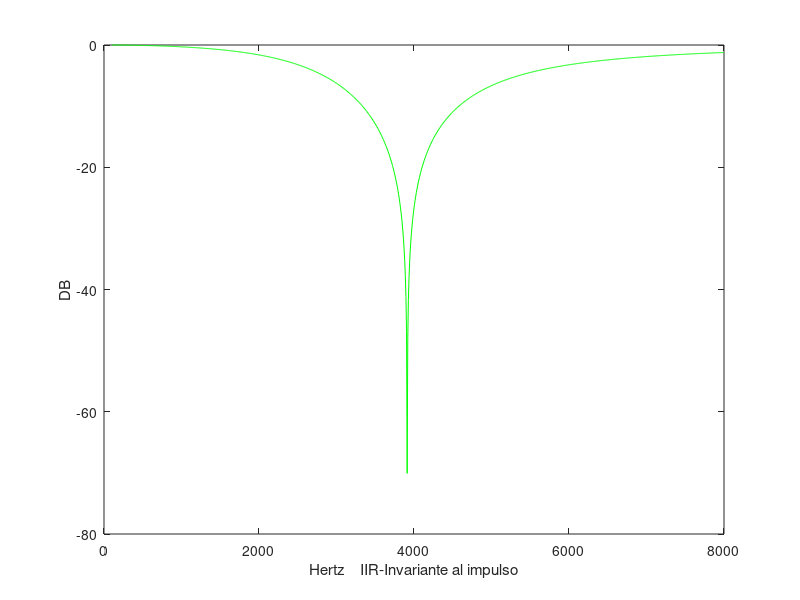
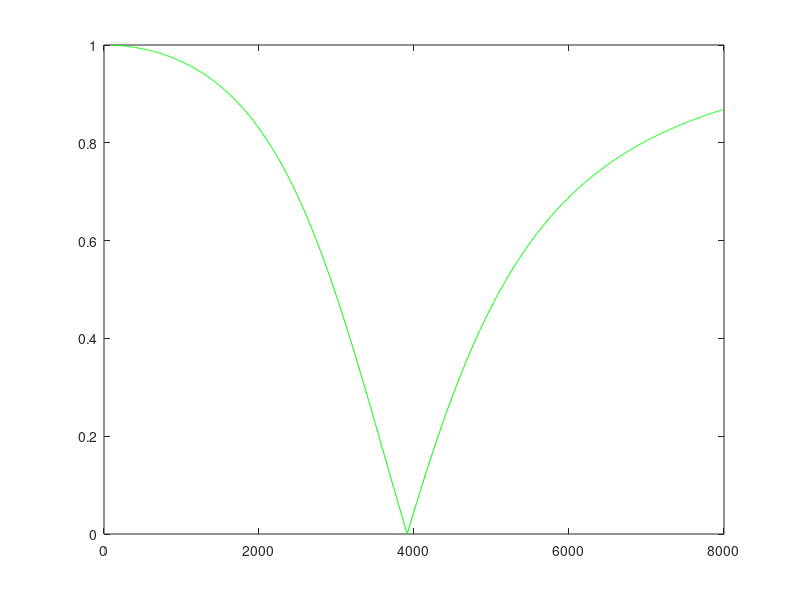

The MATLAB source for these figures, in order:
close all

%Notch

fs=48e3
T=1/fs
fc=4000;
wc=2*pi*fc;
%T=1/44100;

%Parte analogica
q=1;
a=1/(wc^2);
b=1/(q*wc);



sigma=1
mu=(2*T^2-8*a)/(4*a+T^2)
alpha=(1/2)*(4*a+T^2)/(4*a+2*b*T+T^2)

beta=(1/2)*(4*a-2*b*T+T^2)/(4*a+2*b*T+T^2)
gamma=-(1/2)*(-8*a+2*T^2)/(4*a+2*b*T+T^2)

cos_theta_0=(gamma)/(beta+0.5)

%n=[alpha mu*alpha sigma*alpha];
n=[alpha alpha*(-2)*cos_theta_0 alpha];

d=[0.5  -gamma  beta];


%=======================================================
f=linspace(100,8000,1000); %Desde,hasta,Nro de puntos 
s = exp(sqrt(-1)*2*pi*f*T);
h = polyval(n,s) ./ polyval(d,s);
%================================================================






mag=abs(h);
magdb=20*log10(mag);
plot(f,magdb,'g')
ylabel('DB')
xlabel('Hertz    IIR-Invariante al impulso')

figure

plot(f,mag,'g')



fid = fopen('coef.txt','w');

fprintf(fid,'alpha\tequ\t%0.9f \r\n',alpha);
fprintf(fid,'beta\tequ\t%0.9f \r\n',beta);
fprintf(fid,'gama\tequ\t%0.9f \r\n',gamma);
fprintf(fid,'cos_theta_0\tequ\t%0.9f \r\n',cos_theta_0);
fprintf(fid,'sigma\tequ\t%0.9f \r\n',sigma);

fprintf(fid,'\r\n');

fclose(fid);



